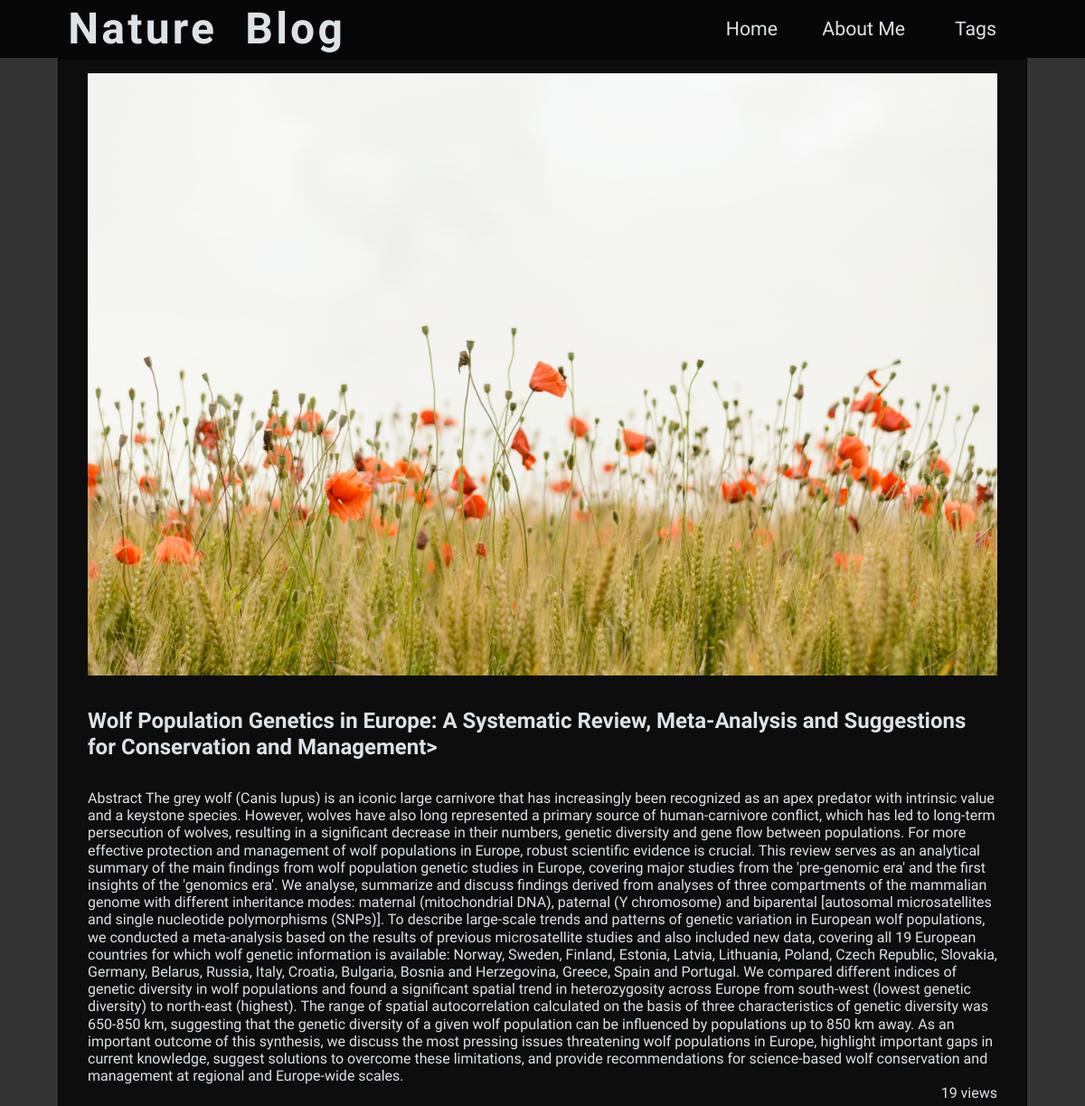
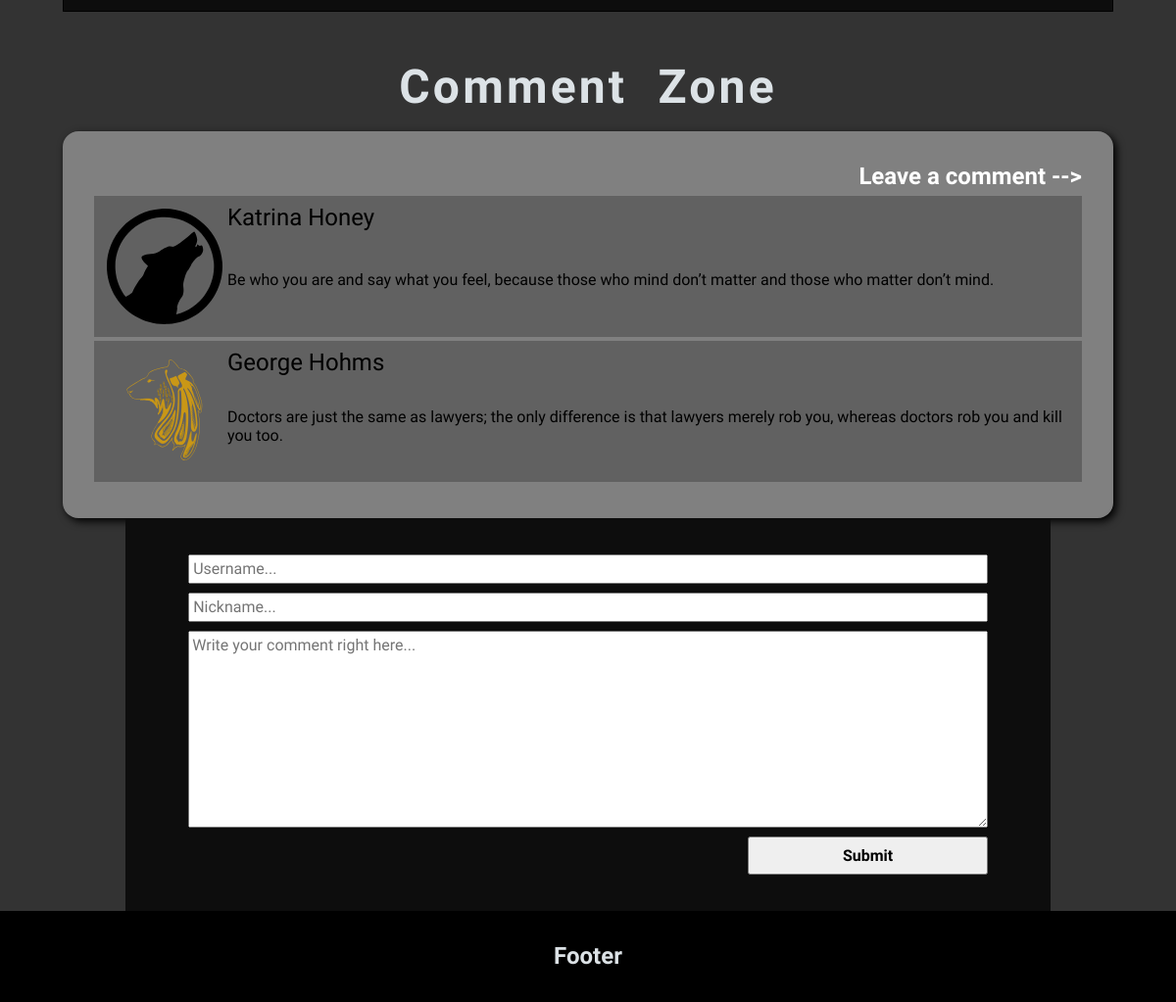
Page /pages/article.php?id=4 on the committed database (2 pictures, top to bottom).
### tables this page shows
CREATE TABLE `articles` (
  `id` int(11) NOT NULL,
  `title` text DEFAULT NULL,
  `text` text DEFAULT NULL,
  `pubdate` timestamp NOT NULL DEFAULT current_timestamp(),
  `categorieID` int(11) NOT NULL,
  `views` int(11) NOT NULL DEFAULT 0,
  `img` text NOT NULL
);

CREATE TABLE `comments` (
  `id` int(11) NOT NULL,
  `articleID` int(11) NOT NULL,
  `author` varchar(100) DEFAULT NULL,
  `nickname` varchar(100) DEFAULT NULL,
  `comment` text DEFAULT NULL,
  `email` varchar(150) DEFAULT NULL,
  `pubdate` timestamp NOT NULL DEFAULT current_timestamp(),
  `img` varchar(200) NOT NULL
);

### includes/config.php (called while the page is built, shortened)
<?php
$config = array(
  'title' => 'Nature Blog',
  'db' => array(
    'server' => '127.0.0.1',
    'username' => 'root',
    'password' => '',
    'name' => 'NatureBlog'
  )
);

### pages/article.php (the view, shortened to what this page needs)
<?php
require "../includes/config.php";
?>
<!DOCTYPE html>
<html lang="en">
<head>
  <link rel="stylesheet" href="../css/main.min.css" />
</head>
<body>
  <div class="showcase-container articlePHP-showcase">
    <nav>
      <div class="nature-blog">
        <h1><?php echo $config['title']; ?></h1>
      </div>
      <div class="menu-wrapper">
        <ul class="menu">
          <li><a href="../index.php">Home</a></li>
          <li><a href="about-me.php">About Me</a></li>
          <li class="menuTags"><a href="#">Tags</a></li>
        </ul>
      </div>
    </nav>
  </div>
  <section class="main-content-wrapper">
    <main id="section1" class="main-content articlephp-main-content">
      <?php $article = mysqli_query($connection, "SELECT * FROM `articles` WHERE `id` = " . (int) $_GET['id']);
      if (mysqli_num_rows($article) <= 0) {
      ?>
        <div class="article articlephp-article">
          <h2>Article not found...</h2>
          <p>
          </p>
          <p class="articlephp-views">20202 views</p>
        </div>
      <?php
      } else {
        $art = mysqli_fetch_assoc($article);
        mysqli_query($connection, "UPDATE `articles` SET `views` = `views` + 1 WHERE `id` = " . (int) $art['id']);
      ?>
        <div class="article articlephp-article">
          <img src="../media/articles/<?php echo $art['img']; ?>.jpg" alt="" />
          <h2><?php echo $art['title']; ?>></h2>
          <p>
            <?php echo $art['text']; ?>
          </p>
          <p class="articlephp-views"><?php echo $art['views']; ?> views</p>
        </div>
      <?php
      }
      ?>
      <div class="articlephp-comments-wrap">
        <h1>Comment Zone</h1>
        <div class="articlephp-comments">
          <a style="color: #fff; text-decoration: none; text-align: end;" href="#comment-form">
            <h2>Leave a comment --></h2>
          </a>
          <?php
          $comments = mysqli_query($connection, "SELECT * FROM `comments` WHERE `articleID` = " . (int) $art['id'] .
            " ORDER BY `id` DESC");
          if (mysqli_num_rows($comments) > 0) {
            while ($comment = mysqli_fetch_assoc($comments)) {
          ?>
              <div class="articlephp-comment">
                <img src="../media/<?php echo $comment['img']; ?>.svg" alt="">
                <div class="usr-name"><?php echo $comment['author'] . ' ' . $comment['nickname']; ?></div>
                <div class="usr-comment"><?php echo $comment['comment']; ?></div>
              </div>
            <?php
            }
          } else {
            ?>
            <h2>Make a first comment:</h2>
          <?php
          }
          ?>
        </div>
      </div>
      <form id="comment-form" method="POST" action="article.php?id=<?php echo $art['id']; ?>#comment-form">
        <input type="text" name="username" id="username" value="<?php echo $_POST['username']; ?>" placeholder="Username...">
        <input type="text" name="nickname" id="nickname" value="<?php echo $_POST['nickname']; ?>" placeholder="Nickname...">
        <textarea name="comment_php" id="com" cols="30" rows="10" placeholder="Write your comment right here..."><?php echo $_POST['comment_php']; ?></textarea>
        <input type="submit" name="do_post" value="Submit">
      </form>
    </main>
  </section>
  <footer>
    <h2>Footer</h2>
  </footer>
</body>
</html>

### rows in the picture
articles: title "Wolf Population Genetics in Europe: A Systematic Review, Meta-Analysis and Suggestions for Conservation and Management", text "Abstract The grey wolf (Canis lupus) is an iconic large carnivore that has increasingly been recognized as an apex predator with intrinsic value and a keystone species. However, wolves have also long represented a primary source of human-carnivore conflict, which has led to long-term persecution of wolves, resulting in a significant decrease in their numbers, genetic diversity and gene flow between populations. For more effective protection and management of wolf populations in Europe, robust scientific evidence is crucial. This review serves as an analytical summary of the main findings from wolf population genetic studies in Europe, covering major studies from the 'pre-genomic era' and…", views "19"
comments: img (picture), author "Katrina", nickname "Honey", comment "Be who you are and say what you feel, because those who mind don’t matter and those who matter don’t mind."
comments: img (picture), author "George", nickname "Hohms", comment "Doctors are just the same as lawyers; the only difference is that lawyers merely rob you, whereas doctors rob you and kill you too."

### other values in the picture
$config['title'] "Nature Blog"
